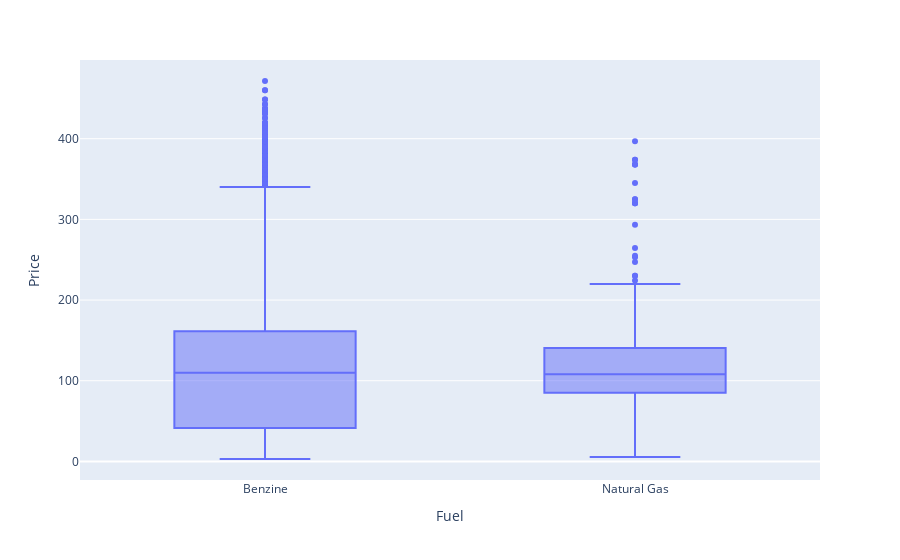

Write notebook code for a chart like this one.
### Markdown cell above
**- The Benzine Is The Most uesd Fuel**

### Code cell
fig = px.box(df, x="Fuel", y="Price")
fig.show()

### Figure 1 — Plotly figure (JSON) as saved in the notebook; plotly's stock layout.template omitted (floating-point values rounded to 4 significant figures; data arrays with more than 128 entries replaced by an {"elided": "..."} marker saying what was removed)
{"data": [{"alignmentgroup": "True", "hovertemplate": "Fuel=%{x}<br>Price=%{y}<extra></extra>", "legendgroup": "", "marker": {"color": "#636efa"}, "name": "", "notched": false, "offsetgroup": "", "orientation": "v", "showlegend": false, "type": "box", "x": {"elided": "14740 str values"}, "x0": " ", "xaxis": "x", "y": {"elided": "14740 float values"}, "y0": " ", "yaxis": "y"}], "layout": {"boxmode": "group", "legend": {"tracegroupgap": 0}, "margin": {"t": 60}, "xaxis": {"anchor": "y", "domain": [0, 1], "title": {"text": "Fuel"}}, "yaxis": {"anchor": "x", "domain": [0, 1], "title": {"text": "Price"}}}}
